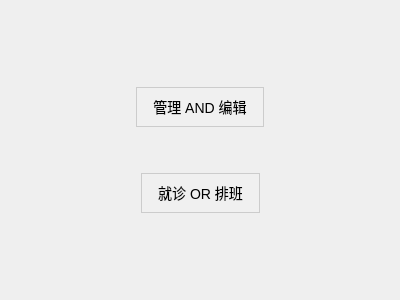
<?xml version="1.0" encoding="UTF-8"?>
<ui version="4.0">
 <class>MainMenuView</class>
 <widget class="QWidget" name="MainMenuView">
  <property name="geometry">
   <rect>
    <x>0</x>
    <y>0</y>
    <width>400</width>
    <height>300</height>
   </rect>
  </property>
  <property name="windowTitle">
   <string>社区医疗信息管理系统</string>
  </property>
  <layout class="QVBoxLayout" name="verticalLayout">
   <item>
    <spacer name="verticalSpacer_2">
     <property name="orientation">
      <enum>Qt::Orientation::Vertical</enum>
     </property>
     <property name="sizeHint" stdset="0">
      <size>
       <width>20</width>
       <height>74</height>
      </size>
     </property>
    </spacer>
   </item>
   <item>
    <layout class="QHBoxLayout" name="horizontalLayout">
     <item>
      <spacer name="horizontalSpacer">
       <property name="orientation">
        <enum>Qt::Orientation::Horizontal</enum>
       </property>
       <property name="sizeHint" stdset="0">
        <size>
         <width>40</width>
         <height>20</height>
        </size>
       </property>
      </spacer>
     </item>
     <item>
      <widget class="QPushButton" name="btManagement">
       <property name="styleSheet">
        <string notr="true">QPushButton {
    border: 1px solid #ccc; /* 浅灰色边框 */
    background-color: #f0f0f0; /* 浅灰背景 */
    padding: 8px 16px; /* 内边距 */
    font-size: 14px;
}
QPushButton:hover {
    background-color: #e0e0e0; /*  hover效果 */
}</string>
       </property>
       <property name="text">
        <string>管理 AND 编辑</string>
       </property>
      </widget>
     </item>
     <item>
      <spacer name="horizontalSpacer_2">
       <property name="orientation">
        <enum>Qt::Orientation::Horizontal</enum>
       </property>
       <property name="sizeHint" stdset="0">
        <size>
         <width>40</width>
         <height>20</height>
        </size>
       </property>
      </spacer>
     </item>
    </layout>
   </item>
   <item>
    <spacer name="verticalSpacer">
     <property name="orientation">
      <enum>Qt::Orientation::Vertical</enum>
     </property>
     <property name="sizeType">
      <enum>QSizePolicy::Policy::Fixed</enum>
     </property>
     <property name="sizeHint" stdset="0">
      <size>
       <width>20</width>
       <height>40</height>
      </size>
     </property>
    </spacer>
   </item>
   <item>
    <layout class="QHBoxLayout" name="horizontalLayout_2">
     <item>
      <spacer name="horizontalSpacer_3">
       <property name="orientation">
        <enum>Qt::Orientation::Horizontal</enum>
       </property>
       <property name="sizeHint" stdset="0">
        <size>
         <width>40</width>
         <height>20</height>
        </size>
       </property>
      </spacer>
     </item>
     <item>
      <widget class="QPushButton" name="btAppointment">
       <property name="styleSheet">
        <string notr="true">QPushButton {
    border: 1px solid #ccc; /* 浅灰色边框 */
    background-color: #f0f0f0; /* 浅灰背景 */
    padding: 8px 16px; /* 内边距 */
    font-size: 14px;
}
QPushButton:hover {
    background-color: #e0e0e0; /*  hover效果 */
}</string>
       </property>
       <property name="text">
        <string>就诊 OR 排班</string>
       </property>
      </widget>
     </item>
     <item>
      <spacer name="horizontalSpacer_4">
       <property name="orientation">
        <enum>Qt::Orientation::Horizontal</enum>
       </property>
       <property name="sizeHint" stdset="0">
        <size>
         <width>40</width>
         <height>20</height>
        </size>
       </property>
      </spacer>
     </item>
    </layout>
   </item>
   <item>
    <spacer name="verticalSpacer_3">
     <property name="orientation">
      <enum>Qt::Orientation::Vertical</enum>
     </property>
     <property name="sizeHint" stdset="0">
      <size>
       <width>20</width>
       <height>73</height>
      </size>
     </property>
    </spacer>
   </item>
  </layout>
 </widget>
 <resources/>
 <connections/>
</ui>
